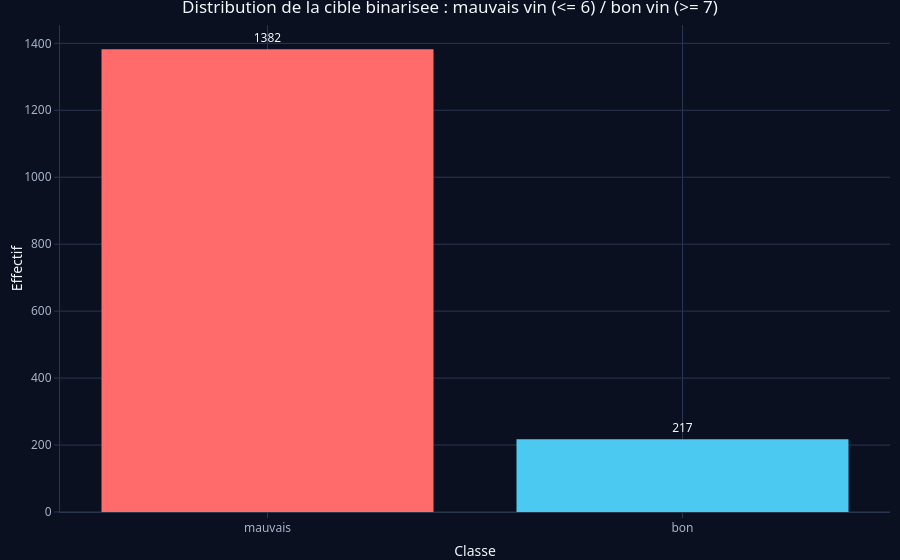

Notebook code cell kept with this figure:
### Code cell
# Distribution de la cible binarisee : mauvais vin (note <= 6) / bon vin (note 7-8)
bc <- as.data.frame(table(y)); names(bc) <- c("classe", "Effectif")
plot_ly(bc, x = ~classe, y = ~Effectif, type = "bar", text = ~Effectif, textposition = "outside",
        marker = list(color = c(pick_class_color("mauvais"), pick_class_color("bon")))) %>%
  layout(title = "Distribution de la cible binarisee : mauvais vin (<= 6) / bon vin (>= 7)",
         xaxis = list(title = "Classe"), yaxis = list(title = "Effectif")) %>%
  apply_dark_theme()

### Figure 1 — Plotly figure (JSON) as saved in the notebook; plotly's stock layout.template omitted (floating-point values rounded to 4 significant figures)
{"data": [{"error_x": {"color": "rgba(76,201,240,1)"}, "error_y": {"color": "rgba(76,201,240,1)"}, "marker": {"color": ["#ff6b6b", "#4cc9f0"], "line": {"color": "rgba(76,201,240,1)"}}, "text": [1382, 217], "textposition": ["outside", "outside"], "type": "bar", "x": ["mauvais", "bon"], "xaxis": "x", "y": [1382, 217], "yaxis": "y"}], "layout": {"colorway": ["#4cc9f0", "#ff6b6b", "#ffd166", "#80ed99", "#c77dff", "#f4a261", "#90e0ef", "#e9c46a"], "font": {"color": "#f3f6fb", "family": "Segoe UI, Arial"}, "hoverlabel": {"bgcolor": "#121a2b", "font": {"color": "#f3f6fb"}}, "hovermode": "closest", "legend": {"bgcolor": "rgba(0,0,0,0)", "font": {"color": "#f3f6fb"}}, "margin": {"b": 40, "l": 60, "r": 10, "t": 25}, "paper_bgcolor": "#0b1020", "plot_bgcolor": "#0b1020", "showlegend": false, "title": "Distribution de la cible binarisee : mauvais vin (<= 6) / bon vin (>= 7)", "xaxis": {"automargin": true, "categoryarray": ["mauvais", "bon"], "categoryorder": "array", "domain": [0, 1], "gridcolor": "#2a3550", "linecolor": "#2a3550", "tickcolor": "#2a3550", "tickfont": {"color": "#a8b3c7"}, "title": "Classe", "type": "category", "zerolinecolor": "#2a3550"}, "yaxis": {"automargin": true, "domain": [0, 1], "gridcolor": "#2a3550", "linecolor": "#2a3550", "tickcolor": "#2a3550", "tickfont": {"color": "#a8b3c7"}, "title": "Effectif", "zerolinecolor": "#2a3550"}}}
